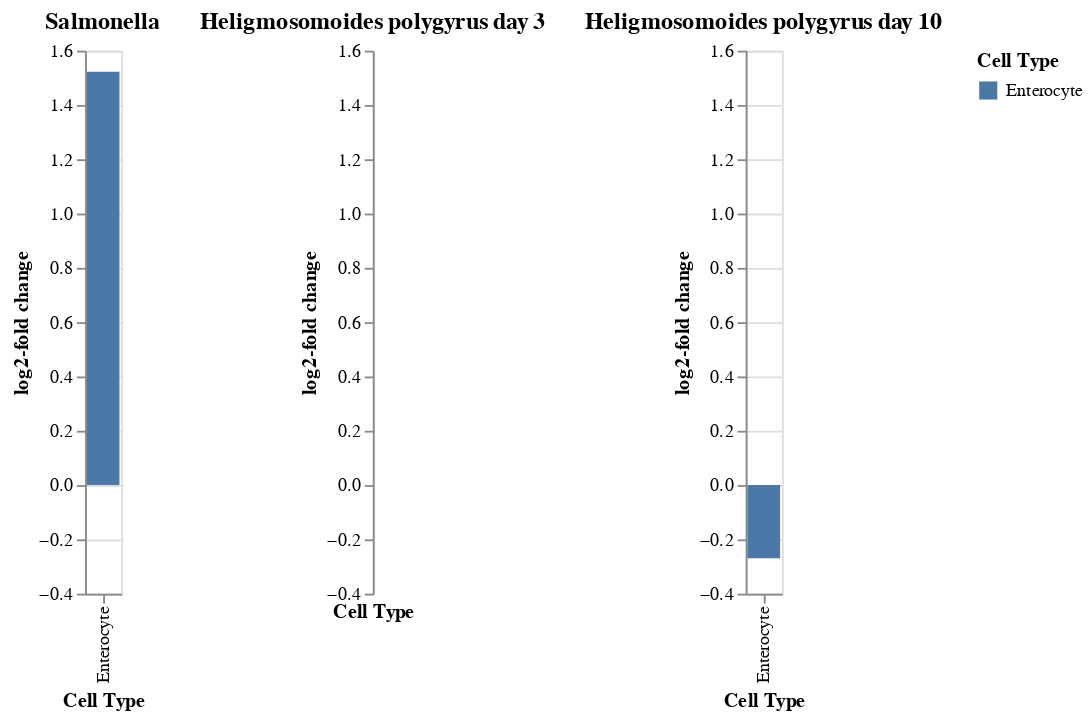

The notebook cell saved with this chart:
### Markdown cell above
Alternatively, effects on internal nodes can also be translated through the tree onto the cell type level, allowing for a calculation of log-fold changes like in scCODA:
To visualize the log-fold changes of the cell types, we do the same plots as for scCODA, inspired by "High-resolution single-cell atlas reveals diversity and plasticity of tissue-resident neutrophils in non-small cell lung cancer"{cite}`Salcher2022`.

### Code cell
salmonella_effect = tree_res.effect_df.loc["condition[T.Salmonella]"]
hpoly_effect_3 = tree_res.effect_df.loc["condition[T.Hpoly.Day3]"]
hpoly_effect_10 = tree_res.effect_df.loc["condition[T.Hpoly.Day10]"]

credible_effects_salmonella = salmonella_effect["Effect"] != 0
credible_effects_hpoly_day3 = hpoly_effect_3["Effect"] != 0
credible_effects_hpoly_day10 = hpoly_effect_10["Effect"] != 0
(
    alt.Chart(
        salmonella_effect
        .loc[credible_effects_salmonella]
        .reset_index(),
        title="Salmonella",
    )
    .mark_bar()
    .encode(
        x=alt.X("Cell Type", sort="y"),
        y="log2-fold change",
        color=alt.Color("Cell Type"),
    )
    | alt.Chart(
        hpoly_effect_3
        .loc[credible_effects_hpoly_day3]
        .reset_index(),
        title="Heligmosomoides polygyrus day 3",
    )
    .mark_bar()
    .encode(
        x=alt.X("Cell Type", sort="y"),
        y="log2-fold change",
        color=alt.Color("Cell Type"),
    )
    | alt.Chart(
        hpoly_effect_10
        .loc[credible_effects_hpoly_day10]
        .reset_index(),
        title="Heligmosomoides polygyrus day 10",
    )
    .mark_bar()
    .encode(
        x=alt.X("Cell Type", sort="y"),
        y="log2-fold change",
        color=alt.Color("Cell Type"),
    )
).resolve_scale(y="shared", color="shared")

### Figure 1 — Vega-Lite specification as saved in the notebook (floating-point values rounded to 4 significant figures)
{"config": {"view": {"continuousWidth": 400, "continuousHeight": 300}}, "hconcat": [{"data": {"name": "data-271c2661a295c3daf4c6d7e5089039a0"}, "mark": "bar", "encoding": {"color": {"field": "Cell Type", "type": "nominal"}, "x": {"field": "Cell Type", "sort": "y", "type": "nominal"}, "y": {"field": "log2-fold change", "type": "quantitative"}}, "title": "Salmonella"}, {"data": {"name": "data-d751713988987e9331980363e24189ce"}, "mark": "bar", "encoding": {"color": {"field": "Cell Type", "type": "nominal"}, "x": {"field": "Cell Type", "sort": "y", "type": "nominal"}, "y": {"field": "log2-fold change", "type": "quantitative"}}, "title": "Heligmosomoides polygyrus day 3"}, {"data": {"name": "data-28139b31962a1b9d4e5e85d5a13c060c"}, "mark": "bar", "encoding": {"color": {"field": "Cell Type", "type": "nominal"}, "x": {"field": "Cell Type", "sort": "y", "type": "nominal"}, "y": {"field": "log2-fold change", "type": "quantitative"}}, "title": "Heligmosomoides polygyrus day 10"}], "resolve": {"scale": {"color": "shared", "y": "shared"}}, "$schema": "https://vega.github.io/schema/vega-lite/v4.17.0.json", "datasets": {"data-271c2661a295c3daf4c6d7e5089039a0": [{"Cell Type": "Enterocyte", "Effect": 1.351, "Median": 1.431, "HDI 3%": 0.77, "HDI 97%": 2.068, "SD": 0.351, "Expected Sample": 339.9, "log2-fold change": 1.523}], "data-d751713988987e9331980363e24189ce": [], "data-28139b31962a1b9d4e5e85d5a13c060c": [{"Cell Type": "Enterocyte", "Effect": -0.21, "Median": -0.306, "HDI 3%": -1.078, "HDI 97%": 0.147, "SD": 0.363, "Expected Sample": 98.14, "log2-fold change": -0.2697}]}}
